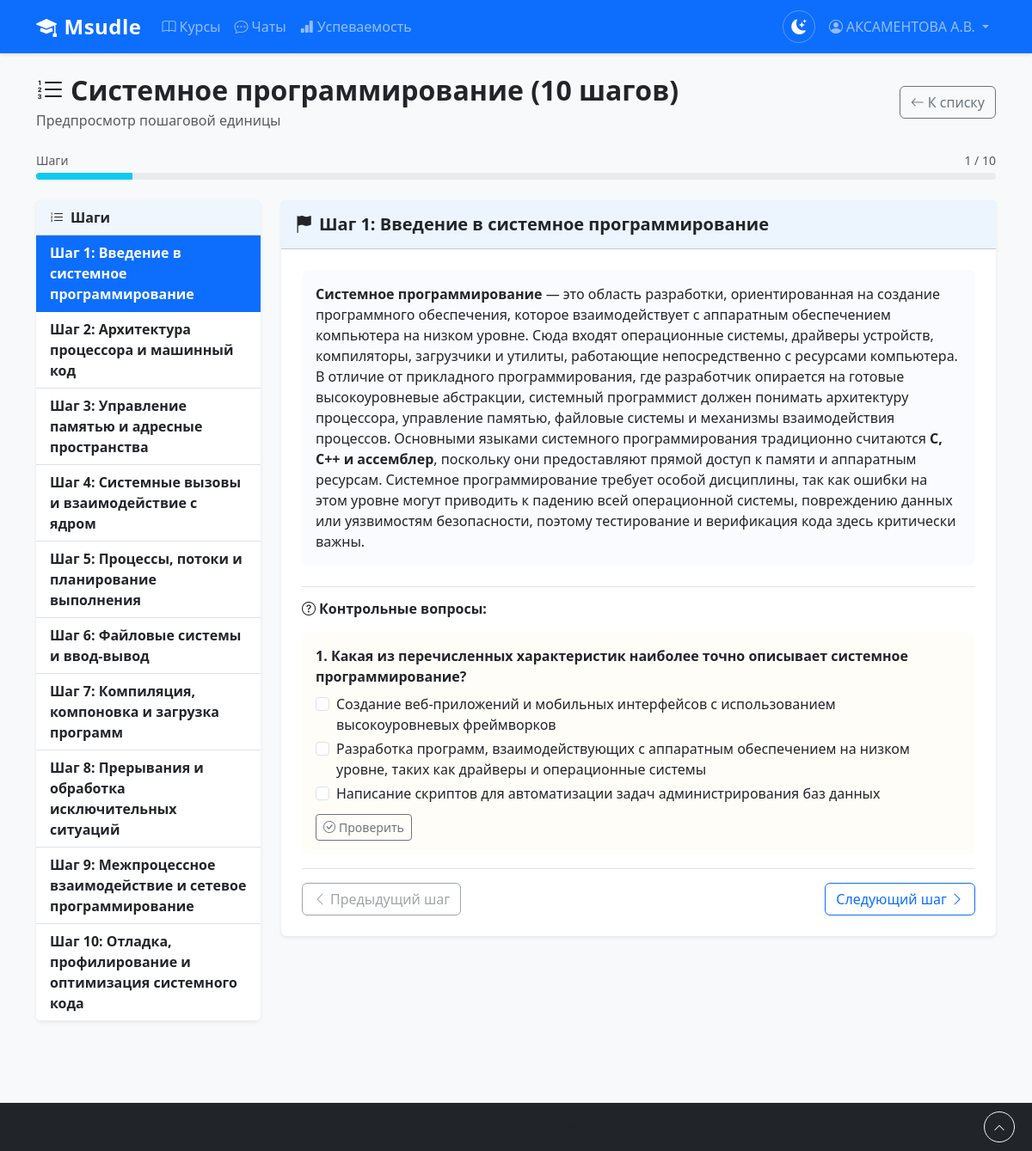
Screenshot of /course/step-by-step/4/preview/ (signed in) with the database file from the repository.
### students/models.py (models this page shows, shortened)
class Student(models.Model):
    fio = models.CharField(max_length=300, verbose_name='ФИО')
    group = models.ForeignKey(
        StudentGroup,
        on_delete=models.CASCADE,
        related_name='students',
        verbose_name='Группа',
        null=True,
        blank=True,
    )
    login = models.CharField(
        max_length=100,
        unique=True,
        verbose_name='Логин',
        help_text='Используется для входа в систему',
        default='',
    )
    record_book_number = models.CharField(
        max_length=50,
        blank=True,
        default='',
        verbose_name='Номер зачётной книжки',
        help_text='Необязательное поле',
    )
    password = models.CharField(max_length=128, verbose_name='Пароль (хэш)', default='')
    last_login = models.DateTimeField(null=True, blank=True, verbose_name='Последний вход')
    class Meta:
        verbose_name = 'Студент'
        verbose_name_plural = 'Студенты'
    @property
    def is_authenticated(self):
        return True

### course/models.py (models this page shows, shortened)
class LearningUnit(models.Model):
    CONTENT_TYPE_CHOICES = [
        ('methodical', 'Методическая единица'),
        ('lecture', 'Лекционная единица'),
        ('control', 'Контрольная единица'),
        ('step_by_step', 'Пошаговая единица'),
    ]
    GRADING_TYPE_CHOICES = [
        ('pass_fail', 'Зачтено / не зачтено'),
        ('score_100', 'Баллы'),
    ]
    topic = models.ForeignKey(
        CourseTopic,
        on_delete=models.CASCADE,
        null=True,
        blank=True,
        related_name='units',
        verbose_name='Тема',
    )
    section = models.ForeignKey(
        CourseSection,
        on_delete=models.CASCADE,
        null=True,
        blank=True,
        related_name='direct_units',
        verbose_name='Раздел',
        help_text='Если единица привязана напрямую к разделу без темы',
    )
    title = models.CharField(max_length=300, verbose_name='Название единицы')
    content_type = models.CharField(
        max_length=30,
        choices=CONTENT_TYPE_CHOICES,
        default='file',
        verbose_name='Тип содержимого',
    )
    file = models.FileField(
        upload_to=learning_unit_upload_to,
        null=True,
        blank=True,
        verbose_name='Файл',
        help_text='Загружаемый файл: PDF, DOC, DOCX, JPG и т.д.',
    )
    link = models.CharField(
        max_length=500,
        null=True,
        blank=True,
        verbose_name='Ссылка',
        help_text='Ссылка на внешний ресурс или внутренний модуль',
    )
    order = models.PositiveSmallIntegerField(default=0, verbose_name='Порядок')
    visible = models.BooleanField(
        default=True,
        verbose_name='Видима студентам',
        help_text='Если выключено, единица скрыта от студентов',
    )
    grading_type = models.CharField(
        max_length=20,
        choices=GRADING_TYPE_CHOICES,
        null=True,
        blank=True,
        verbose_name='Тип оценки',
        help_text='Только для контрольных единиц. Укажите способ оценивания.',
    )
    test = models.ForeignKey(
        'testing.Test',
        on_delete=models.SET_NULL,
        null=True,
        blank=True,
        related_name='learning_units',
        verbose_name='Тест',
        help_text='Прикрепить тест для прохождения студентом (только для контрольных единиц).',
    )
    max_score = models.PositiveSmallIntegerField(
        default=10,
        verbose_name='Максимальный балл',
        help_text='Максимальный балл за эту контрольную единицу (по умолчанию 10).',
    )
    is_deleted = models.BooleanField(
        default=False,
        verbose_name='Удалена (софт)',
        help_text='Если включено, единица помечена как удалённая.',
    )
    deleted_at = models.DateTimeField(
        null=True,
        blank=True,
        verbose_name='Дата удаления',
    )
    class Meta:
        verbose_name = 'Единица обучения'
        verbose_name_plural = 'Единицы обучения'
        ordering = ['order', 'id']

class Step(models.Model):
    learning_unit = models.ForeignKey(
        LearningUnit,
        on_delete=models.CASCADE,
        related_name='steps',
        verbose_name='Пошаговая единица',
        limit_choices_to={'content_type': 'step_by_step'},
    )
    title = models.CharField(max_length=300, verbose_name='Название шага')
    content = models.TextField(
        null=True,
        blank=True,
        verbose_name='Материал шага',
        help_text='Текст/материал, излагаемый на данном шаге',
    )
    order = models.PositiveSmallIntegerField(default=0, verbose_name='Порядок')
    class Meta:
        verbose_name = 'Шаг'
        verbose_name_plural = 'Шаги'
        ordering = ['order', 'id']

class StepQuestion(models.Model):
    step = models.ForeignKey(
        Step,
        on_delete=models.CASCADE,
        related_name='questions',
        verbose_name='Шаг',
    )
    text = models.TextField(verbose_name='Текст вопроса')
    order = models.PositiveSmallIntegerField(default=0, verbose_name='Порядок')
    class Meta:
        verbose_name = 'Вопрос шага'
        verbose_name_plural = 'Вопросы шагов'
        ordering = ['order', 'id']

class StepChoice(models.Model):
    question = models.ForeignKey(
        StepQuestion,
        on_delete=models.CASCADE,
        related_name='choices',
        verbose_name='Вопрос шага',
    )
    text = models.CharField(max_length=500, verbose_name='Текст варианта')
    is_correct = models.BooleanField(default=False, verbose_name='Правильный')
    class Meta:
        verbose_name = 'Вариант ответа шага'
        verbose_name_plural = 'Варианты ответов шагов'
        ordering = ['id']

### course/views.py (the view)
# urls.py: path('step-by-step/<int:unit_id>/preview/', views.step_by_step_preview, name='step_by_step_preview'),
@login_required
def step_by_step_preview(request, unit_id):
    unit = get_object_or_404(
        LearningUnit.objects.prefetch_related('steps__questions__choices'),
        id=unit_id, content_type='step_by_step', is_deleted=False
    )
    steps = list(unit.steps.order_by('order'))
    if not steps:
        messages.error(request, 'В пошаговой единице нет шагов.')
        return redirect('course:step_by_step_list')
    try:
        current_index = int(request.GET.get('step', 0))
    except (ValueError, TypeError):
        current_index = 0
    if current_index < 0:
        current_index = 0
    if current_index >= len(steps):
        current_index = len(steps) - 1
    current_step = steps[current_index]
    prev_index = current_index - 1 if current_index > 0 else None
    next_index = current_index + 1 if current_index < len(steps) - 1 else None
    return render(request, 'course/step_by_step_preview.html', {
        'unit': unit,
        'current_step': current_step,
        'steps': steps,
        'current_index': current_index,
        'prev_index': prev_index,
        'next_index': next_index,
    })

### templates/course/step_by_step_preview.html (shortened to what this page needs)
{% extends 'base.html' %}
{% load static %}
{% block content %}
<div class="container py-4">
    <div class="d-flex justify-content-between align-items-center mb-4">
        <div>
            <h2 class="fw-bold mb-1">
                <i class="bi bi-list-ol me-2"></i>{{ unit.title }}
            </h2>
            <p class="text-muted mb-0">Предпросмотр пошаговой единицы</p>
        </div>
        <a href="{% url 'course:step_by_step_list' %}" class="btn btn-outline-secondary">
            <i class="bi bi-arrow-left me-1"></i>К списку
        </a>
    </div>
    <div class="mb-4">
        <div class="d-flex justify-content-between mb-1">
            <small class="text-muted">Шаги</small>
            <small class="text-muted">{{ current_index|add:1 }} / {{ steps|length }}</small>
        </div>
        <div class="progress" style="height: 8px;">
            <div class="progress-bar bg-info" role="progressbar"
                 style="width: {% widthratio current_index|add:1 steps|length 100 %}%;"
                 aria-valuenow="{{ current_index|add:1 }}" aria-valuemin="1" aria-valuemax="{{ steps|length }}"></div>
        </div>
    </div>
    <div class="row">
        <div class="col-md-3 mb-4">
            <div class="card shadow-sm border-0">
                <div class="card-header py-2" style="background-color: rgba(180, 210, 250, 0.2);">
                    <span class="fw-semibold"><i class="bi bi-list-ol me-2"></i>Шаги</span>
                </div>
                <div class="list-group list-group-flush">
                    {% for step in steps %}
                    <a href="?step={{ forloop.counter0 }}"
                       class="list-group-item list-group-item-action d-flex align-items-center py-2
                              {% if forloop.counter0 == current_index %}active{% endif %}">
                        <span class="fw-semibold">Шаг {{ step.order }}: {{ step.title }}</span>
                    </a>
                    {% endfor %}
                </div>
            </div>
        </div>
        <div class="col-md-9">
            <div class="card shadow-sm border-0">
                <div class="card-header py-3" style="background-color: rgba(180, 210, 250, 0.25);">
                    <h5 class="fw-bold mb-0">
                        <i class="bi bi-flag-fill me-2"></i>Шаг {{ current_step.order }}: {{ current_step.title }}
                    </h5>
                </div>
                <div class="card-body p-4">
                    {% if current_step.content %}
                    <div class="mb-4 p-3 rounded-3" style="background-color: rgba(235, 242, 255, 0.3);">
                        {{ current_step.content|safe }}
                    </div>
                    {% else %}
                    <p class="text-muted mb-4">Материал шага отсутствует.</p>
                    {% endif %}
                    {% with questions=current_step.questions.all %}
                    {% if questions %}
                    <div class="border-top pt-3 mb-3">
                        <h6 class="fw-bold mb-3"><i class="bi bi-question-circle me-1"></i>Контрольные вопросы:</h6>
                        {% for question in questions %}
                        <div class="mb-3 p-3 rounded-3" style="background-color: rgba(255, 245, 220, 0.2);">
                            <p class="fw-semibold mb-2">{{ forloop.counter }}. {{ question.text }}</p>
                            {% for choice in question.choices.all %}
                            <div class="form-check mb-1">
                                <input class="form-check-input" type="checkbox" id="pq_{{ question.id }}_{{ choice.id }}">
                                <label class="form-check-label" for="pq_{{ question.id }}_{{ choice.id }}">
                                    {{ choice.text }}
                                </label>
                            </div>
                            {% endfor %}
                            <button type="button" class="btn btn-sm btn-outline-secondary mt-2 check-question-btn"
                                    data-question-id="{{ question.id }}">
                                <i class="bi bi-check-circle me-1"></i>Проверить
                            </button>
                        </div>
                        {% endfor %}
                    </div>
                    {% endif %}
                    {% endwith %}
                    <div class="d-flex justify-content-between border-top pt-3 mt-3">
                        <div>
                            {% if prev_index is not None %}
                            <a href="?step={{ prev_index }}" class="btn btn-outline-primary">
                                <i class="bi bi-chevron-left me-1"></i>Предыдущий шаг
                            </a>
                            {% else %}
                            <span class="btn btn-outline-secondary disabled">
                                <i class="bi bi-chevron-left me-1"></i>Предыдущий шаг
                            </span>
                            {% endif %}
                        </div>
                        <div>
                            {% if next_index is not None %}
                            <a href="?step={{ next_index }}" class="btn btn-outline-primary">
                                Следующий шаг<i class="bi bi-chevron-right ms-1"></i>
                            </a>
                            {% else %}
                            <button type="button" class="btn btn-success" id="finishPreviewBtn">
                                <i class="bi bi-flag-checkered me-1"></i>Завершить
                            </button>
                            {% endif %}
                        </div>
                    </div>
                </div>
            </div>
        </div>
    </div>
</div>
{% endblock %}

### templates/base.html (shortened to what this page needs)
{% load static %}{% load short_name %}
<!DOCTYPE html>
<html lang="ru">
<head>
    <link href="{% static 'css/bootstrap.min.css' %}" rel="stylesheet">
    <link href="{% static 'css/bootstrap-icons.css' %}" rel="stylesheet">
    <link href="{% static 'css/main.css' %}" rel="stylesheet">
</head>
<body>
    <nav class="navbar navbar-expand-lg navbar-dark bg-primary">
        <div class="container">
            <a class="navbar-brand" href="{% url 'index' %}">
                <i class="bi bi-mortarboard-fill me-2"></i>Msudle
            </a>
            <div class="collapse navbar-collapse" id="navbarNav">
                <ul class="navbar-nav me-auto">
                    <li class="nav-item">
                        <a class="nav-link" href="{% url 'dashboard' %}">
                            <i class="bi bi-book me-1"></i>Курсы
                        </a>
                    </li>
                    {% if user.is_authenticated %}
                    <li class="nav-item">
                        <a class="nav-link" href="{% url 'chat:list' %}">
                            <i class="bi bi-chat-dots me-1"></i>Чаты
                        </a>
                    </li>
                    {% endif %}
                    {% if user.is_authenticated and user.fio|default:'' %}
                    <li class="nav-item">
                        <a class="nav-link" href="{% url 'student_home' %}">
                            <i class="bi bi-bar-chart-fill me-1"></i>Успеваемость
                        </a>
                    </li>
                    {% endif %}
                </ul>
                <ul class="navbar-nav">
                    <li class="nav-item d-flex align-items-center">
                        <button class="theme-toggle" id="themeToggle" title="Переключить тему">
                            <i class="bi bi-moon-stars-fill"></i>
                        </button>
                    </li>
                    {% if user.is_authenticated %}
                        {% if user.fio|default:'' %}
                            <li class="nav-item dropdown">
                                <a class="nav-link dropdown-toggle" href="#" id="userDropdown" role="button"
                                   data-bs-toggle="dropdown" aria-expanded="false">
                                    <i class="bi bi-person-circle me-1"></i>{{ user|short_name }}
                                </a>
                            </li>
                        {% endif %}
                    {% endif %}
                </ul>
            </div>
        </div>
    </nav>
    <main>
        {% block content %}{% endblock %}
    </main>
    <footer class="bg-dark text-white py-3 mt-5 position-relative">
        <div class="container text-center">
            <small class="text-muted">&copy; {% now "Y" %} Msudle. Все права защищены.</small>
        </div>
        <button id="btnScrollTop" class="btn btn-outline-light btn-sm position-absolute"
                style="right: 20px; top: 50%; transform: translateY(-50%); border-radius: 50%; width: 36px; height: 36px; display: flex; align-items: center; justify-content: center;"
                title="Наверх">
            <i class="bi bi-chevron-up"></i>
        </button>
    </footer>
</body>
</html>

### rows the page displays
Student: fio "АКСАМЕНТОВА А.В."
LearningUnit: title "Системное программирование (10 шагов)"
Step: order "1", title "Введение в системное программирование", content "Системное программирование — это область разработки, ориентированная на создание программного обеспечения, которое взаимодействует с аппаратным обеспечением компьютера на низком уровне. Сюда входят операционные системы, драйверы устройств, компиляторы, загрузчики и утилиты, работающие непосредственно с ресурсами компьютера. В отличие от прикладного программирования, где разработчик опирается на готовые высокоуровневые абстракции, системный программист должен понимать архитектуру процессора, управление памятью, файловые системы и механизмы взаимодействия процессов. Основными языками системного программирования традиционно считаются C, C++ и ассемблер , поскольку они предоставляют прямой…"
Step: order "2", title "Архитектура процессора и машинный код"
Step: order "3", title "Управление памятью и адресные пространства"
Step: order "4", title "Системные вызовы и взаимодействие с ядром"
Step: order "5", title "Процессы, потоки и планирование выполнения"
Step: order "6", title "Файловые системы и ввод-вывод"
Step: order "7", title "Компиляция, компоновка и загрузка программ"
Step: order "8", title "Прерывания и обработка исключительных ситуаций"
Step: order "9", title "Межпроцессное взаимодействие и сетевое программирование"
Step: order "10", title "Отладка, профилирование и оптимизация системного кода"
StepQuestion: text "Какая из перечисленных характеристик наиболее точно описывает системное программирование?"
StepChoice: text "Создание веб-приложений и мобильных интерфейсов с использованием высокоуровневых фреймворков"
StepChoice: text "Разработка программ, взаимодействующих с аппаратным обеспечением на низком уровне, таких как драйверы и операционные системы"
StepChoice: text "Написание скриптов для автоматизации задач администрирования баз данных"

### other values shown
{{ current_index|add:1 }} "1"
{{ steps|length }} "10"
